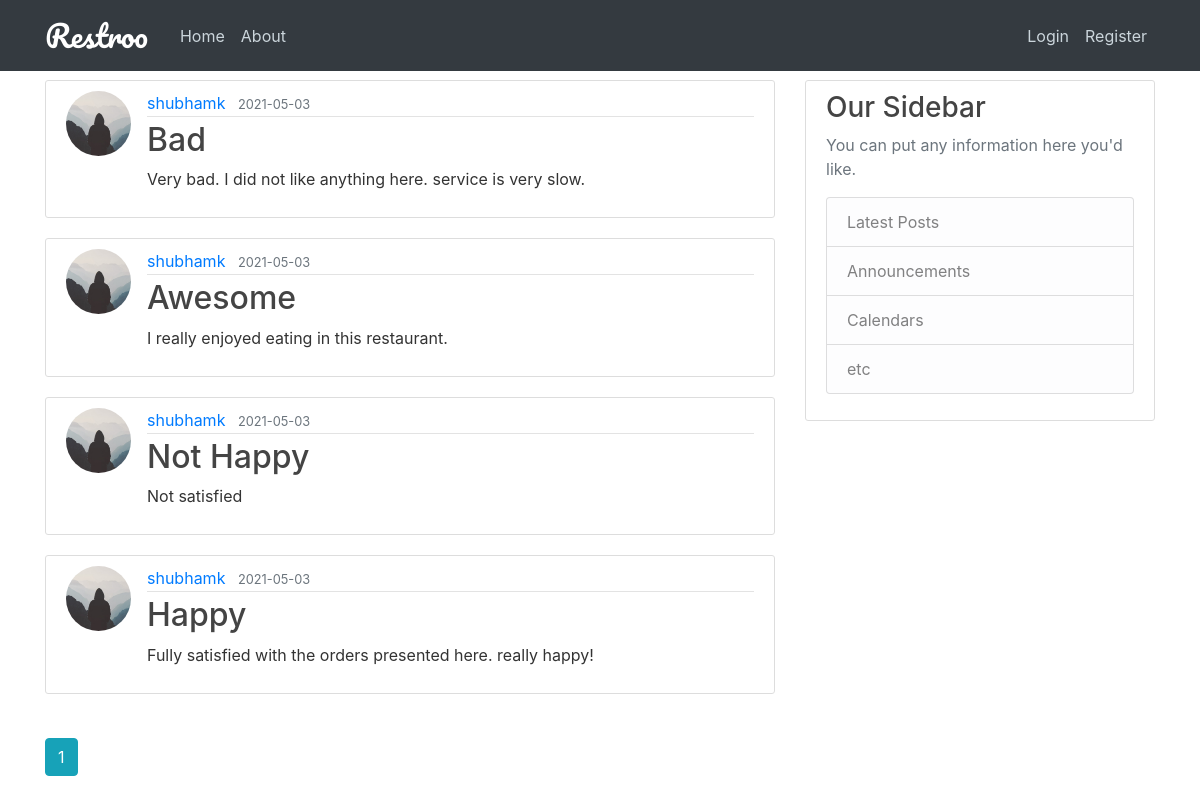
The app's page /reviews/5, older data.
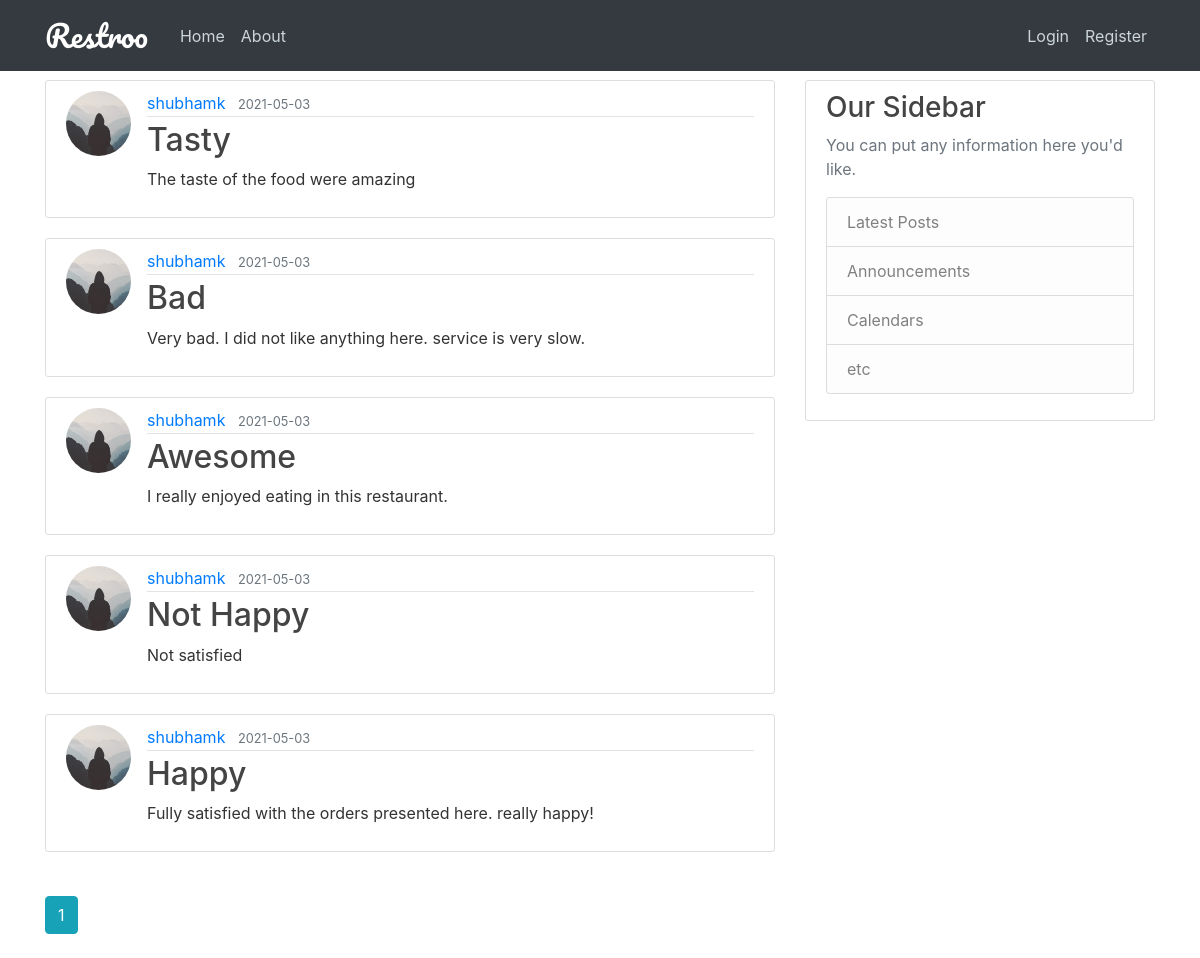
The same page, newer data.
### restroo/models.py (models this page shows, shortened)
class Review(db.Model):
    id = db.Column(db.Integer, primary_key=True)
    title = db.Column(db.String(100), nullable=False)
    date_posted = db.Column(db.DateTime, nullable=False, default=datetime.utcnow)
    content = db.Column(db.Text, nullable=False)
    sentiment = db.Column(db.String(120), nullable="False")
    rest_id = db.Column(db.Integer, db.ForeignKey('user.id'), nullable=False)
    cust_id = db.Column(db.Integer, db.ForeignKey('user.id'), nullable=False)
    reviewer = db.relationship('User', back_populates='reviewed_by', foreign_keys='Review.cust_id')
    reviewplace = db.relationship('User', back_populates='reviewed_at', foreign_keys='Review.rest_id')

class User(db.Model, UserMixin):
    id = db.Column(db.Integer, primary_key=True)
    name = db.Column(db.String(100), nullable=False)
    username = db.Column(db.String(20), unique=True, nullable=False)
    email = db.Column(db.String(120), unique=True, nullable=False)
    address = db.Column(db.Text, nullable=False)
    contact = db.Column(db.Integer, nullable=False)
    role = db.Column(db.String(20), nullable=False, default="customer")
    image_file = db.Column(db.String(20), nullable=False, default='default.jpg')
    password = db.Column(db.String(60), nullable=False)
    table = db.relationship('Tables', backref='restaurant', lazy=True)
    medias = db.relationship('Media', backref='uploader', lazy=True)
    posts = db.relationship('Post', back_populates='author', lazy=True)
    bookings = db.relationship('Booking', back_populates='booker', lazy=True,
                               primaryjoin='User.id==Booking.cust_id')
    reserves = db.relationship('Booking', back_populates='bookplace', lazy=True,
                               primaryjoin='User.id==Booking.rest_id')
    reviewed_by = db.relationship('Review', back_populates='reviewer', lazy=True,
                                  primaryjoin='User.id==Review.cust_id')
    reviewed_at = db.relationship('Review', back_populates='reviewplace', lazy=True,
                                  primaryjoin='User.id==Review.rest_id')

### restroo/routes.py (the view)
@app.route("/reviews/<int:rest_id>")
def reviews(rest_id):
    page = request.args.get('page', 1, type=int)
    user = User.query.filter_by(id=rest_id).first_or_404()
    reviews = Review.query.filter_by(reviewplace=user).order_by(Review.date_posted.desc()).paginate(page=page,
                                                                                                    per_page=5)
    return render_template('reviews.html', reviews=reviews, rest_id=rest_id)

### restroo/templates/reviews.html (shortened to what this page needs)
{% extends "layout.html" %}
{% block content %}
    {% for review in reviews.items %}
        <article class="media content-section">
        <img class="rounded-circle article-img" src="{{ url_for('static', filename='profile_pics/' + review.reviewer.image_file) }}">
          <div class="media-body">
            <div class="article-metadata">
              <a class="mr-2" href="{{ url_for('user_posts', username=review.reviewer.username)}}">{{ review.reviewer.username }}</a>
              <small class="text-muted">{{ review.date_posted.strftime('%Y-%m-%d') }}</small>
            </div>
            <h2><a class="article-title" href="{{ url_for('review', review_id=review.id) }}">{{ review.title }}</a></h2>
            <p class="article-content">{{ review.content }}</p>
          </div>
        </article>
    {% endfor %}
    <br/>
    {% for page_num in reviews.iter_pages(left_edge=1, right_edge=1, left_current=1, right_current=2) %}
        {% if page_num %}
            {% if reviews.page == page_num %}
                <a class="btn btn-info mb-4" href="{{ url_for('reviews', page=page_num, rest_id=rest_id) }}">{{ page_num }}</a>
            {% else %}
                <a class="btn btn-outline-info mb-4" href="{{ url_for('reviews', page=page_num, rest_id=rest_id) }}">{{ page_num }}</a>
            {% endif %}
        {% else %}
            ...
        {% endif %}
    {% endfor %}
{% endblock content %}

### restroo/templates/layout.html (shortened to what this page needs)
<!DOCTYPE html>
<html>
<head>
    <link rel="stylesheet" href="https://maxcdn.bootstrapcdn.com/bootstrap/4.0.0/css/bootstrap.min.css">
    <link rel="stylesheet" href="https://maxcdn.bootstrapcdn.com/font-awesome/4.5.0/css/font-awesome.min.css">
    <link rel="stylesheet" type="text/css" href="{{ url_for('static', filename='main.css') }}">
</head>
<body>
    <header class="site-header">
      <nav class="navbar navbar-expand-md navbar-dark bg-dark fixed-top">
        <div class="container">
            <a class="navbar-brand mr-4" href="/"><span style="font-family: 'Pacifico', cursive; font-size: 30px">Restroo</span> </a>
          <div class="collapse navbar-collapse" id="navbarToggle">
            <div class="navbar-nav mr-auto">
              <a class="nav-item nav-link" href="{{ url_for('home') }}">Home</a>
              <a class="nav-item nav-link" href="{{ url_for('about') }}">About</a>
            </div>
            <div class="navbar-nav">
            {% if current_user.role=='restaurant' %}
                {% if current_user.is_authenticated %}
                    <a class="nav-item nav-link" href="{{ url_for('new_post') }}">New Post</a>
                    <a class="nav-item nav-link" href="">New Photos</a>
                <a class="nav-item nav-link" href="{{ url_for('account') }}">Account</a>
                <a class="nav-item nav-link" href="{{ url_for('logout') }}">Logout</a>
                {% else %}
                <a class="nav-item nav-link" href="{{ url_for('login') }}">Login</a>
                <a class="nav-item nav-link" href="{{ url_for('register') }}">Register</a>
              {% endif %}
            {% else %}
                {% if current_user.is_authenticated %}
                <a class="nav-item nav-link" href="{{ url_for('account') }}">Account</a>
                <a class="nav-item nav-link" href="{{ url_for('logout') }}">Logout</a>
                {% else %}
                <a class="nav-item nav-link" href="{{ url_for('login') }}">Login</a>
                <a class="nav-item nav-link" href="{{ url_for('register') }}">Register</a>
              {% endif %}
            {% endif %}
            </div>
          </div>
        </div>
      </nav>
    </header>
    <main role="main" class="container">
      <div style="" class="row">
        <div class="col-md-8" >
          {% block content %}{% endblock %}
        </div>
         <div class="col-md-4">
          <div class="content-section">
            <h3>Our Sidebar</h3>
            <p class='text-muted'>You can put any information here you'd like.
              <ul class="list-group">
                <li class="list-group-item list-group-item-light">Latest Posts</li>
                <li class="list-group-item list-group-item-light">Announcements</li>
                <li class="list-group-item list-group-item-light">Calendars</li>
                <li class="list-group-item list-group-item-light">etc</li>
              </ul>
            </p>
          </div>
        </div>
      </div>
    </main>
</body>
</html>

### restroo/static/main.css (style rules this page uses)
body { background-image: url('pexels-pixabay-326279.jpg'); background-repeat: no-repeat; background-attachment: fixed; background-size: cover; color: #333333; margin-top: 5rem; }
h1, h2, h3, h4, h5, h6 { color: #444444; }
.site-header .navbar-nav .nav-link { color: #cbd5db; }
.content-section { background: #ffffff; padding: 10px 20px; border: 1px solid #dddddd; border-radius: 3px; margin-bottom: 20px; }
.article-title { color: #444444; }
.article-content { white-space: pre-line; }
.article-img { height: 65px; width: 65px; margin-right: 16px; }
.article-metadata { padding-bottom: 1px; margin-bottom: 4px; border-bottom: 1px solid #e3e3e3 }

Row changes from the older to the newer data that the page shows:
added Review: image_file (placeholder picture), reviewer.username "shubhamk", date_posted "2021-05-03", title "Tasty", content "The taste of the food were amazing"
